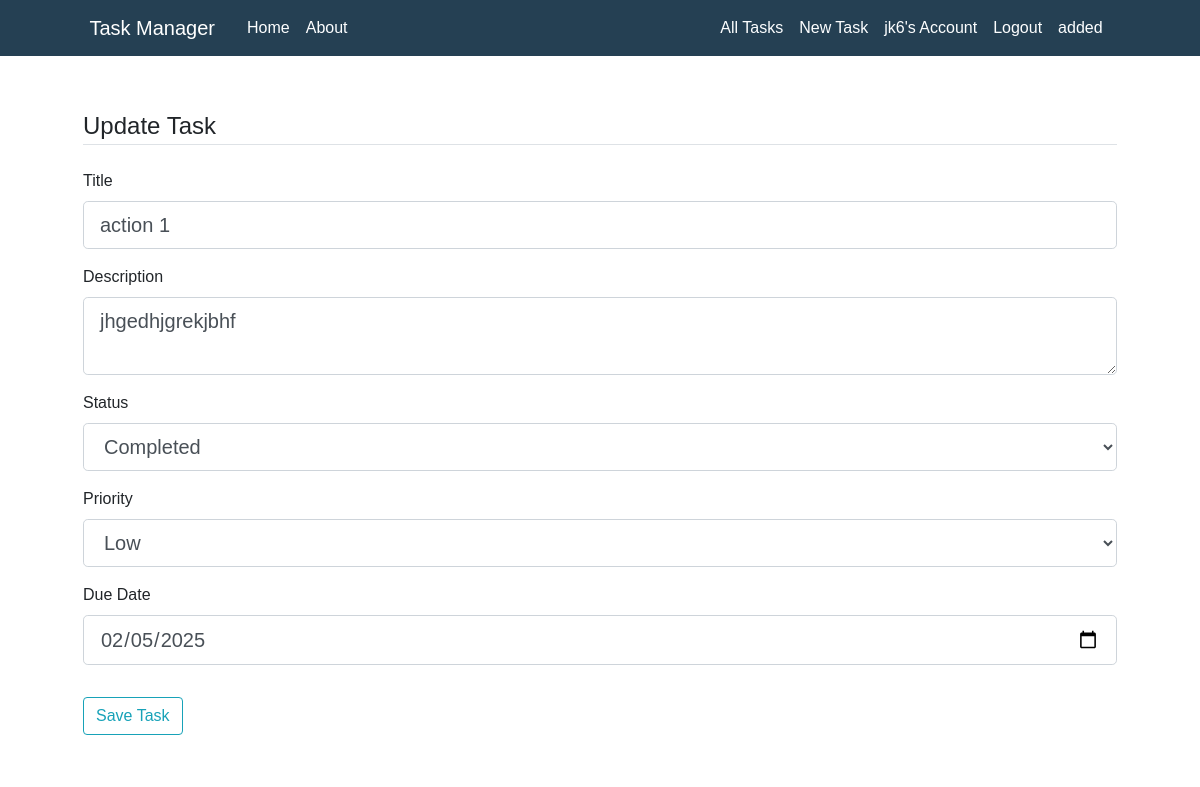
The app's page /task/2/update (signed in), older data.
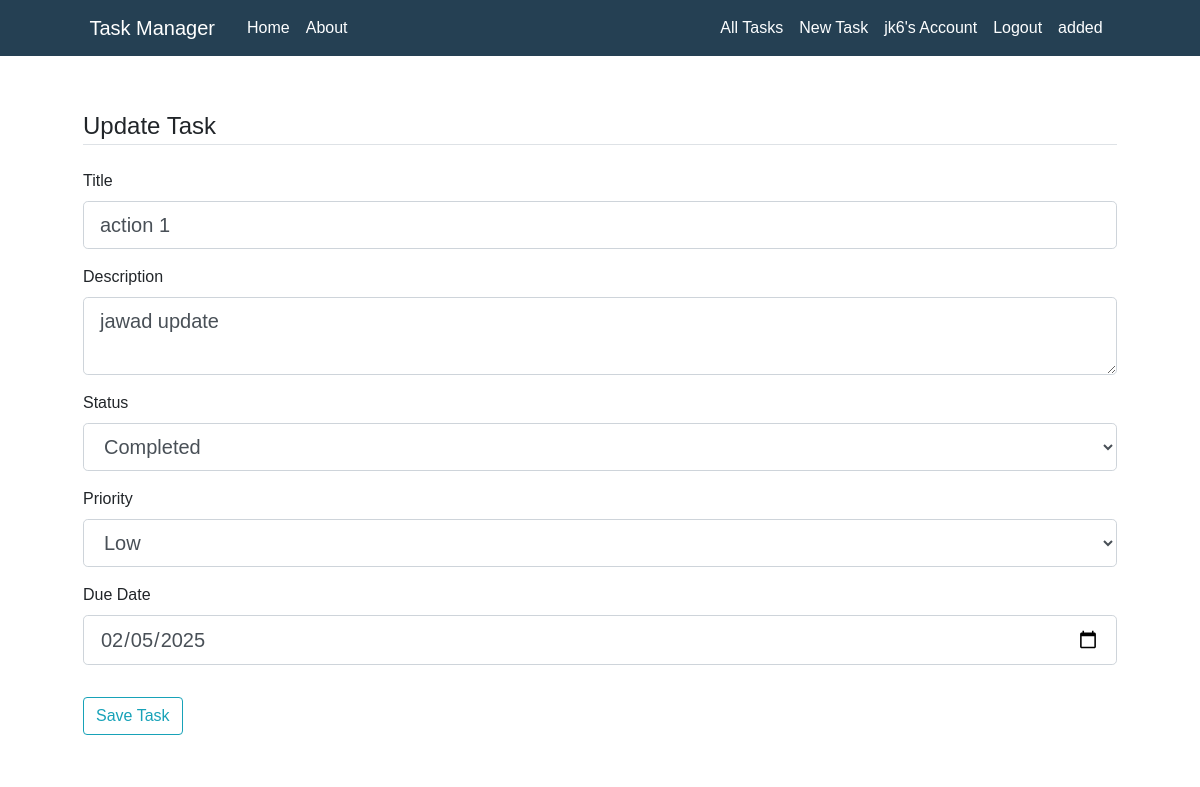
The same page, newer data.
### TaskManager/models.py (models this page shows, shortened)
class Task(db.Model):
    id = db.Column(db.Integer, primary_key=True)
    user_id = db.Column(db.Integer, db.ForeignKey('user.id'), nullable=False)
    title = db.Column(db.String(255), nullable=False)
    description = db.Column(db.Text)
    status = db.Column(db.Enum('in progress', 'completed', 'pending'), default='in progress')
    priority = db.Column(db.Enum('low', 'medium', 'high'), default='medium')
    due_date = db.Column(db.DateTime, default=datetime.utcnow)
    created_at = db.Column(db.DateTime, default=datetime.utcnow)
    updated_at = db.Column(db.DateTime, default=datetime.utcnow, onupdate=datetime.utcnow)
    notes = db.relationship(
        'Note', backref='task', lazy=True, cascade='all, delete-orphan')
    task_collaborators = db.relationship(
        'TaskCollaborator', backref='task', lazy=True, cascade='all, delete-orphan')

### TaskManager/routes.py (the view)
@app.route("/task/<int:task_id>/update", methods=['GET', 'POST'])
@login_required
def update_task(task_id):
    task = Task.query.get_or_404(task_id)
    if task.user != current_user:
        abort(403)  # Forbidden error, user is not the owner of the task
    form = TaskForm()
    if form.validate_on_submit():
        task.title = form.title.data
        task.description = form.description.data
        task.status = form.status.data
        task.priority = form.priority.data
        task.due_date = form.due_date.data
        task.updated_at = datetime.utcnow()
        db.session.commit()
        flash('Your task has been updated!', 'success')
        return redirect(url_for('task', task_id=task.id))
    elif request.method == 'GET':
        form.title.data = task.title
        form.description.data = task.description
        form.status.data = task.status
        form.priority.data = task.priority
        form.due_date.data = task.due_date
    return render_template('create_task.html', title='Update Task', form=form)

### TaskManager/models.py (called while the page is built)
@login_manager.user_loader
def load_user(user_id):
    return User.query.get(int(user_id))

### TaskManager/templates/create_task.html (shortened to what this page needs)
{% extends "layout.html" %}
{% block content %}
    <div class="content-section">
        <form method="POST" action="">
            <fieldset class="form-group">
                <legend class="border-bottom mb-4">{{ title }}</legend>
                <div class="form-group">
                    {{ form.title.label(class="form-control-label") }}
                    {% if form.title.errors %}
                        {{ form.title(class="form-control form-control-lg is-invalid") }}
                        <div class="invalid-feedback">
                            {% for error in form.title.errors %}
                                <span>{{ error }}</span>
                            {% endfor %}
                        </div>
                    {% else %}
                        {{ form.title(class="form-control form-control-lg") }}
                    {% endif %}
                </div>
                <div class="form-group">
                    {{ form.description.label(class="form-control-label") }}
                    {% if form.description.errors %}
                        {{ form.description(class="form-control form-control-lg is-invalid") }}
                        <div class="invalid-feedback">
                            {% for error in form.description.errors %}
                                <span>{{ error }}</span>
                            {% endfor %}
                        </div>
                    {% else %}
                        {{ form.description(class="form-control form-control-lg") }}
                    {% endif %}
                </div>
                <div class="form-group">
                    {{ form.status.label(class="form-control-label") }}
                    {% if form.status.errors %}
                        {{ form.status(class="form-control form-control-lg is-invalid") }}
                        <div class="invalid-feedback">
                            {% for error in form.status.errors %}
                                <span>{{ error }}</span>
                            {% endfor %}
                        </div>
                    {% else %}
                        {{ form.status(class="form-control form-control-lg") }}
                    {% endif %}
                </div>
                <div class="form-group">
                    {{ form.priority.label(class="form-control-label") }}
                    {% if form.priority.errors %}
                        {{ form.priority(class="form-control form-control-lg is-invalid") }}
                        <div class="invalid-feedback">
                            {% for error in form.priority.errors %}
                                <span>{{ error }}</span>
                            {% endfor %}
                        </div>
                    {% else %}
                        {{ form.priority(class="form-control form-control-lg") }}
                    {% endif %}
                </div>
                <div class="form-group">
                    {{ form.due_date.label(class="form-control-label") }}
                    {% if form.due_date.errors %}
                        {{ form.due_date(class="form-control form-control-lg is-invalid") }}
                        <div class="invalid-feedback">
                            {% for error in form.due_date.errors %}
                                <span>{{ error }}</span>
                            {% endfor %}
                        </div>
                    {% else %}
                        {{ form.due_date(class="form-control form-control-lg") }}
                    {% endif %}
                </div>
            </fieldset>
            <div class="form-group">
                {{ form.submit(class="btn btn-outline-info") }}
            </div>
        </form>
    </div>
{% endblock content %}

Row changes from the older to the newer data that the page shows:
changed Task "action 1": description "jhgedhjgrekjbhf" → "jawad update"
